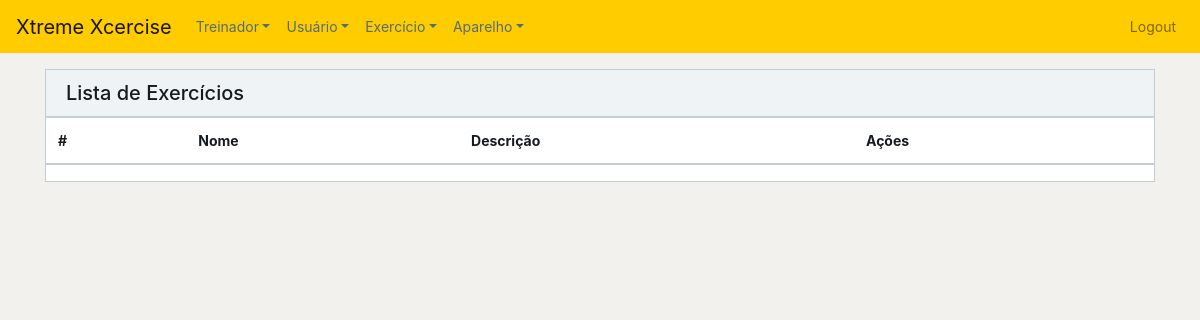
Page /exercicioap/index.php (signed in) on the earlier database version.
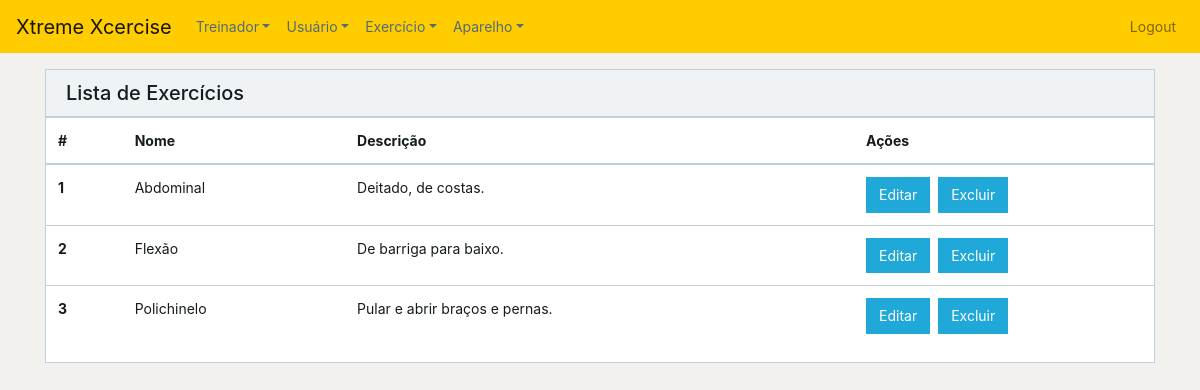
Same page on the later database version.
### tables this page shows
CREATE TABLE `exercicio` (
  `exercicioID` int(11) NOT NULL,
  `nome` varchar(35) DEFAULT NULL,
  `descricao` varchar(200) DEFAULT NULL
);

### exercicioap/index.php (the view, shortened to what this page needs)
<?php
    include_once '../functions.php';
?>
<!DOCTYPE html>
<html lang="en">
<head>
    <link href="../css/font-awesome.min.css" rel="stylesheet">
    <link href="../css/simple-line-icons.min" rel="stylesheet">
    <link href="../css/style.min.css" rel="stylesheet">
    <link href="../css/stylesheetjr.css" rel="stylesheet">
</head>
<body>
<?php include_once '../header.php';
    $table = 'exercicio';
    $var = indexExercise($table);
?>
<div class="container mt-3">
    <div class="card">
        <div class="card-header">
            <h1 class="h5 m-0">Lista de Exercícios</h1>
        </div>
        <table class="table table-responsive">
            <thead>
            <tr>
                <th>#</th>
                <th>Nome</th>
                <th>Descrição</th>
                <th style="width: 300px;">Ações</th>
            </tr>
            </thead>
            <tbody>
            <?php
            while($row = mysqli_fetch_assoc($var)) {
                echo "<tr>";
                echo "<th>" . $row['exercicioID'] . "</th>";
                echo "<td>" . $row['nome'] . "</td>";
                echo "<td>" . $row['descricao'] . "</td>";
                echo "<td>";
                echo "<a class=\"btn btn-primary mr-2\" href=\"edit.php?id=" . $row['exercicioID'] . " \" role=\"button\">Editar</a>";
                echo "<a class=\"btn btn-primary mr-2\" href=\"delete.php?id=" . $row ['exercicioID'] . " \" role=\"button\">Excluir</a>";
                echo "</td>";
                echo "</tr>";
            }
            ?>
            </tbody>
        </table>
    </div>
</div>
</body>
</html>

Differences in the rows shown:
added exercicio: exercicioID "1", nome "Abdominal", descricao "Deitado, de costas."
added exercicio: exercicioID "2", nome "Flexão", descricao "De barriga para baixo."
added exercicio: exercicioID "3", nome "Polichinelo", descricao "Pular e abrir braços e pernas."
